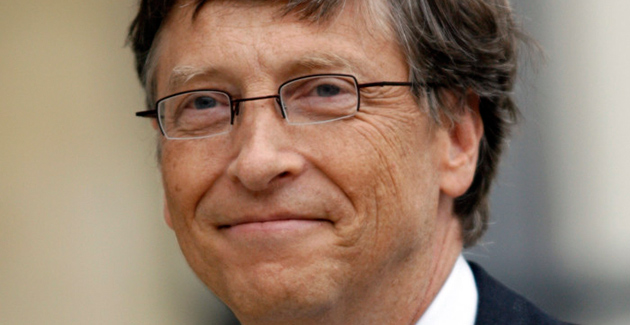
#> input picture test.jpg, 630 x 325 px, given in place of the camera
$ python collect_faces.py
#> lines starting #> are read from the running program, lines starting #| are printed output that depends on the picture; after the words box and inside, x2 and y2 are one past the last pixel; in counts of white or black regions, pixels touching at a corner belong together
import cv2
import os

dataset_path = "dataset"
os.makedirs(dataset_path, exist_ok=True)

cap = cv2.VideoCapture(0)
count = 0
person_name = "Sudarshan"

while count < 50:
    ret, frame = cap.read()
#> frame is the input picture: shape (325, 630, 3); mean B, G, R 107.9, 127.1, 152.2
    if not ret:
        break

    gray = cv2.cvtColor(frame, cv2.COLOR_BGR2GRAY)
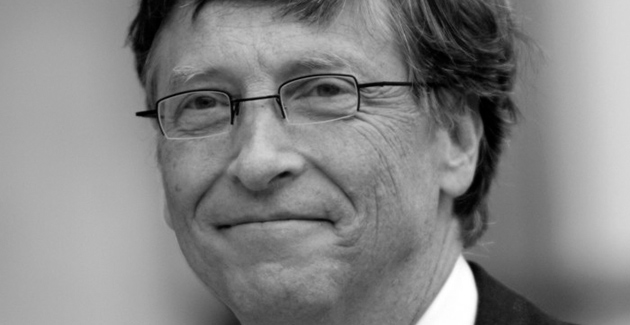
#> gray: shape (325, 630); min 0, max 255, mean 132.4
    face_cascade = cv2.CascadeClassifier(cv2.data.haarcascades + 'haarcascade_frontalface_default.xml')
    faces = face_cascade.detectMultiScale(gray, 1.1, 5)
#> faces = [[120, 4, 275, 275]]

    for (x, y, w, h) in faces:
        face = frame[y:y+h, x:x+w]
        face = cv2.resize(face, (160, 160))
        cv2.imwrite(f"{dataset_path}/{person_name}_{count}.jpg", face)
        count += 1
        cv2.rectangle(frame, (x, y), (x + w, y + h), (0, 255, 0), 2)
#> this loop made 1 pass
#> (x, y, w, h, count) on pass 1: (120, 4, 275, 275, 1)
#> pass 1, `face = frame[y:y+h, x:x+w]`:
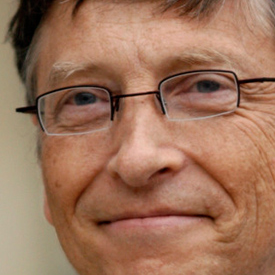
#> face: shape (275, 275, 3); mean B, G, R 90.9, 115.4, 158.3
#> after the loop:
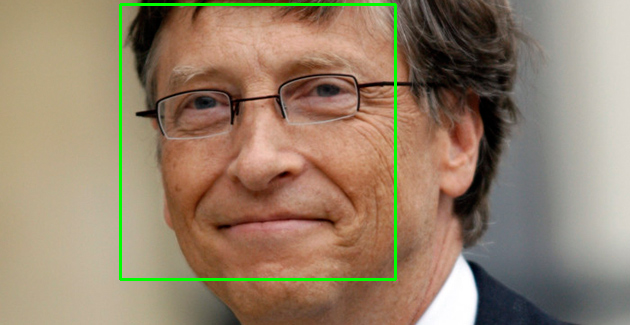
#> frame: shape (325, 630, 3); 1.61% of pixels changed, all inside (x1, y1, x2, y2) = (119, 3, 397, 281)
#> after the loop, count = 1

    cv2.imshow("Collecting Faces", frame)
    if cv2.waitKey(1) & 0xFF == ord('q'):
#> (key q is pressed here)
        break

cap.release()
cv2.destroyAllWindows()
